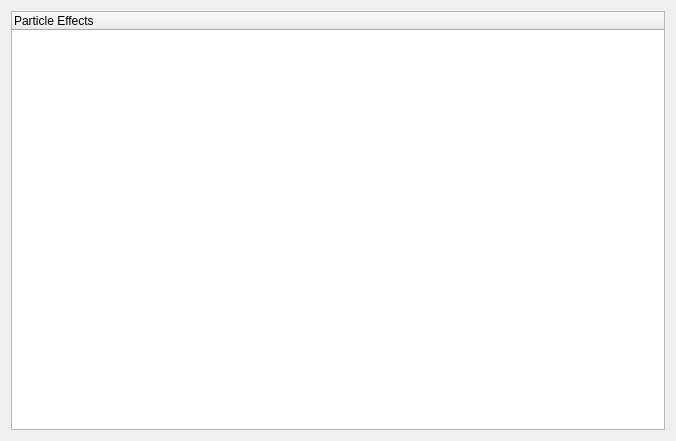
<?xml version="1.0" encoding="UTF-8"?>
<ui version="4.0">
 <class>ParticleManagerTab</class>
 <widget class="QWidget" name="ParticleManagerTab">
  <property name="geometry">
   <rect>
    <x>0</x>
    <y>0</y>
    <width>676</width>
    <height>441</height>
   </rect>
  </property>
  <property name="windowTitle">
   <string>Form</string>
  </property>
  <layout class="QGridLayout" name="gridLayout">
   <item row="0" column="0">
    <widget class="ResourceTreeWidget" name="treeWidget">
     <property name="sizePolicy">
      <sizepolicy hsizetype="Expanding" vsizetype="Expanding">
       <horstretch>0</horstretch>
       <verstretch>1</verstretch>
      </sizepolicy>
     </property>
     <property name="contextMenuPolicy">
      <enum>Qt::CustomContextMenu</enum>
     </property>
     <column>
      <property name="text">
       <string>Particle Effects</string>
      </property>
     </column>
    </widget>
   </item>
  </layout>
 </widget>
 <customwidgets>
  <customwidget>
   <class>ResourceTreeWidget</class>
   <extends>QTreeWidget</extends>
   <header>resourcetreewidget.h</header>
  </customwidget>
 </customwidgets>
 <resources/>
 <connections/>
</ui>
